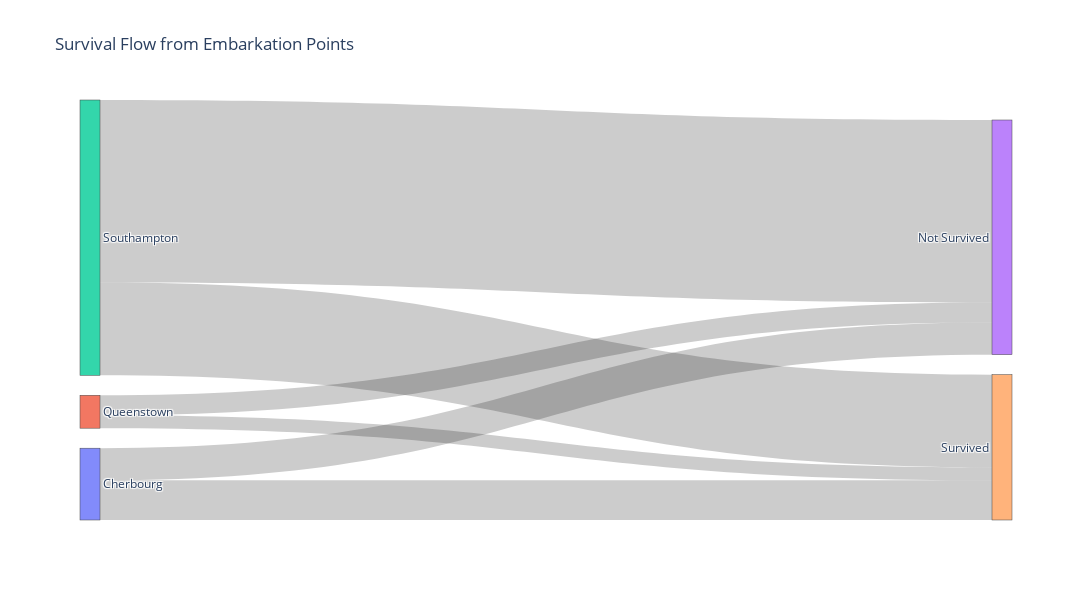

Notebook code cell kept with this figure:
### Markdown cell above
we can use a slinkey plot to help viualise how this impacted survival

### Code cell
# Define mapping for port names
port_names = {'C': 'Cherbourg', 'Q': 'Queenstown', 'S': 'Southampton'}

# Prepare data for Sankey diagram
embark_survival = dataset.groupby(['Embarked', 'Survived']).size().reset_index(name='count')

# Replace embarkation codes with full port names
embark_survival['Embarked'] = embark_survival['Embarked'].map(port_names)

# Extract unique labels (Embarkation points + Survived categories)
labels = list(embark_survival['Embarked'].unique()) + list(embark_survival['Survived'].unique())

# Create source-target mapping
sources = embark_survival['Embarked'].apply(lambda x: labels.index(x)).tolist()
targets = embark_survival['Survived'].apply(lambda x: labels.index(x)).tolist()
values = embark_survival['count'].tolist()

# Create the Sankey diagram
fig4 = go.Figure(go.Sankey(
    node=dict(label=labels),
    link=dict(source=sources, target=targets, value=values)
))

# Adjust layout
fig4.update_layout(width=1200, height=600, title_text="Survival Flow from Embarkation Points", font_size=12)
fig4.show()

### Figure 1 — Plotly figure (JSON) as saved in the notebook; plotly's stock layout.template omitted (floating-point values rounded to 4 significant figures)
{"data": [{"link": {"source": [0, 0, 1, 1, 2, 2], "target": [3, 4, 3, 4, 3, 4], "value": [75, 93, 47, 30, 427, 217]}, "node": {"label": ["Cherbourg", "Queenstown", "Southampton", "Not Survived", "Survived"]}, "type": "sankey"}], "layout": {"font": {"size": 12}, "height": 600, "title": {"text": "Survival Flow from Embarkation Points"}, "width": 1200}}
